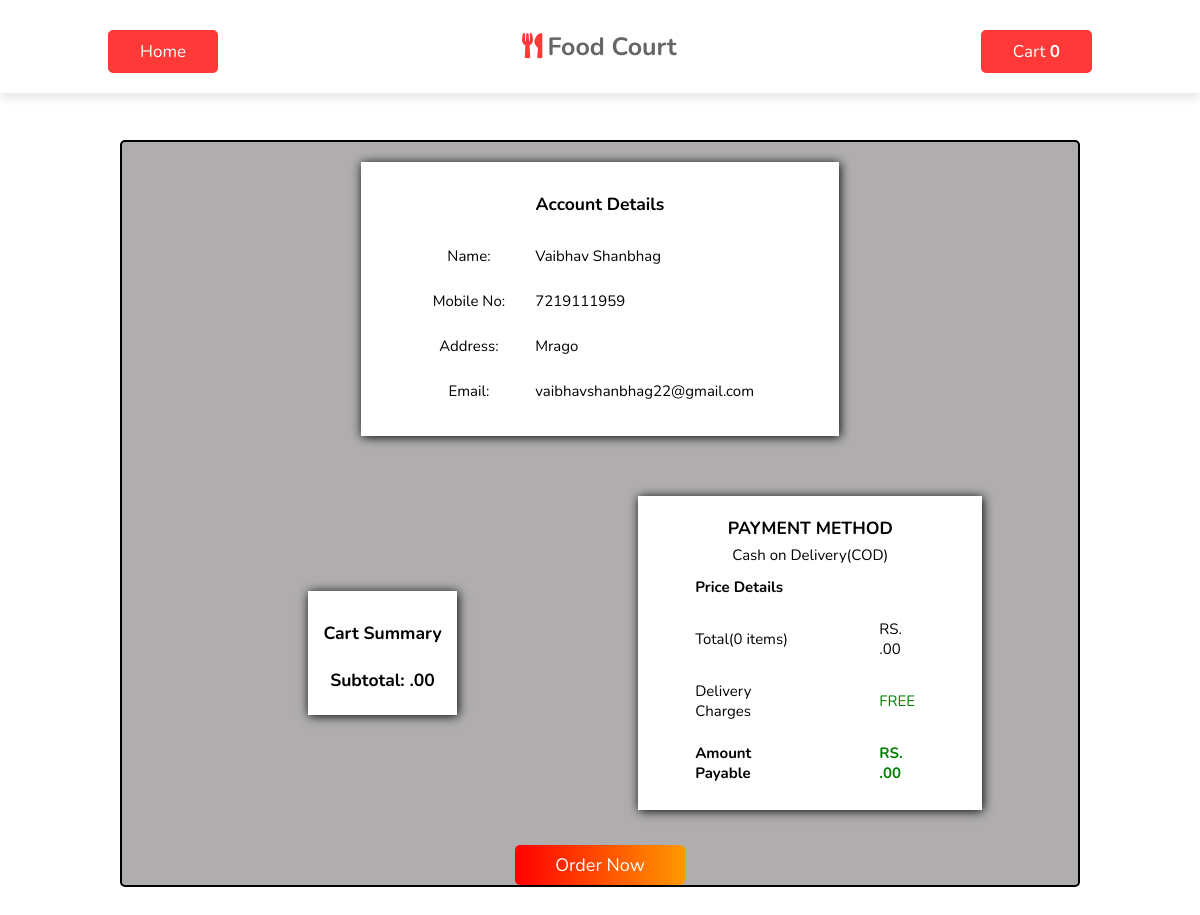
Screenshot of /checkout.php (signed in) with the database file from the repository.
### tables this page shows
CREATE TABLE `customer` (
  `cust_id` int(11) NOT NULL,
  `name` varchar(255) NOT NULL,
  `mobile_number` varchar(10) NOT NULL,
  `email` varchar(255) NOT NULL,
  `address` varchar(255) NOT NULL,
  `password` varchar(255) NOT NULL
);

### public/checkout.php (the view, shortened to what this page needs)
<?php
    include("../private/dbconnect.php");
    $sql = "select * from `customer` where `cust_id`= '{$_SESSION['custid']}'";
    $run = mysqli_query($conn,$sql);
    $data = mysqli_fetch_assoc($run);
            ?>
<!DOCTYPE html>
<html lang="en">
<head>
    <link rel="stylesheet" href="https://cdnjs.cloudflare.com/ajax/libs/font-awesome/5.15.3/css/all.min.css">
</head>
<body>
    <header>
        <a href="index.php" class="btn">Home</a>
        <a href="#" class="logo"><i class="fas fa-utensils"></i>Food Court</a>
        <a class="btn" href="cart.php">Cart
            <?php
                if (isset($_SESSION['cart']))
                {
                    $count = count($_SESSION['cart']);
                    echo "<span><b>$count</b></span>";
                }
                else
                {
                    echo "<span><b>0</b></span>";
                }
            ?>
        </a>
    </header>
    <div class="container">
        <div class="accdetails">
            <h3>Account Details</h3>
            <div class="accdetailsin">
                <div class="accdetailsleft">
                    <p class="name">Name:</p>
                    <p class="mobile">Mobile No:</p>
                    <p class="address">Address:</p>
                    <p class="email">Email:</p>
                </div>
                <div class="accdetailsright">
                    <p class="name"><?php echo $data['name'] ?></p>
                    <p class="mobile"><?php echo $data['mobile_number'] ?></p>
                    <p class="address"><?php echo $data['address'] ?></p>
                    <p class="email"><?php echo $data['email'] ?></p>
                </div>
            </div>
        </div>
        <div class="main2">
            <div class="cartsummary">
                <h3>Cart Summary</h3>
                <h3>Subtotal: <?php echo $_SESSION['subtotal'] .".00" ?></h3>
            </div>
            <div class="paymentmethod">
                <h3>PAYMENT METHOD</h3>
                <p>Cash on Delivery(COD)</p>
                <table>
                    <tr>
                        <td colspan="2">
                            <h4>Price Details</h4>
                        </td>
                    </tr>
                    <tr>
                        <td>Total(<?php echo count($_SESSION['cart']) ?> items)</td>
                        <td>RS. <?php echo $_SESSION['subtotal'] .".00" ?></td>
                    </tr>
                    <tr>
                        <td>Delivery Charges</td>
                        <td style="color: green;">FREE</td>
                    </tr>
                    <tr>
                        <td>
                            <h4>Amount Payable</h4>
                        </td>
                        <td>
                            <h4 style="color: green;">RS. <?php echo $_SESSION['subtotal'] .".00" ?></h4>
                        </td>
                    </tr>
                </table>
            </div>
        </div>
        <form action="checkout.php" method="post">
            <p style="text-align: center;">
            <input type="submit" class="order" name="checkout" value="Order Now">
            </p>
        </form>
    </div>
</body>
</html>

### public/checkout.php (style rules this page uses)
:root { --red: #ff3838; }
* { font-family: 'Nunito', sans-serif; margin: 0; padding: 0; box-sizing: border-box; outline: none; border: none; text-decoration: none; transition: all .2s linear; list-style: none; }
html { font-size: 62.5%; scroll-behavior: smooth; scroll-padding-top: 6rem; }
header { position: fixed; top: 0; left: 0; right: 0; z-index: 1000; display: flex; align-items: center; justify-content: space-between; background: #fff; padding: 2rem 9%; box-shadow: 0 .5rem 1rem rgba(0, 0, 0, .1); }
header .logo { font-size: 2.5rem; font-weight: bolder; color: #666; }
header .logo i { padding-right: .5rem; color: var(--red); }
.btn { display: inline-block; padding: .8rem 3rem; border: .2rem solid var(--red); color: var(--red); cursor: pointer; font-size: 1.7rem; border-radius: .5rem; position: relative; overflow: hidden; z-index: 0; margin-top: 1rem; background-color: var(--red); color: white; }
.container { font-size: 15px; max-width: 80%; margin: 140px auto; background-color: rgb(175, 173, 173); border: 2px solid black; border-radius: 5px; }
.accdetails { max-width: 50%; margin-left: auto; margin-right: auto; margin-top: 20px; margin-bottom: 45px; box-shadow: 1px 1px 10px black; background-color: white; }
.accdetailsin { max-width: 70%; margin: auto; display: flex; padding-bottom: 20px; }
.accdetailsleft p, .accdetailsright p { height: 35px; text-align: center; }
.accdetailsright p { margin-left: 30px; text-align: start; }
.accdetails h3, p { text-align: center; }
.accdetails h3 { padding: 30px 0 20px 0; }
.accdetails p { margin-top: 10px; }
.main2 { display: flex; max-width: 80%; margin: auto; }
.main2 .cartsummary { margin: 15px 0 15px auto; padding: 15px; margin: auto; background-color: white; box-shadow: 1px 1px 10px black; }
.cartsummary h3 { text-align: center; }
.main2 .paymentmethod { margin: 15px; max-width: 45%; padding: 15px; margin: 15px 0 15px auto; background-color: white; box-shadow: 1px 1px 10px black; }
.cartsummary h3 { margin: 15px 0 8px 0; }
.paymentmethod h3 { text-align: center; margin: 5px 0 5px 0; }
.paymentmethod table tr td { padding: 10px 40px; }
.order { text-decoration: none; text-align: center; background: linear-gradient(to right, red, #ff9900); color: white; padding: 8px 40px; border-radius: 5px; font-size: 18px; cursor: pointer; margin-top: 20px; }

### rows the page displays
customer: name "Vaibhav Shanbhag", mobile_number "7219111959", address "Mrago", email "vaibhavshanbhag22@gmail.com"

### other values shown
count($_SESSION['cart']) "0"
